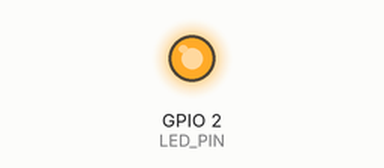
Simulated run of this sketch. Board: ESP32. Parts: output pins drawn as LEDs (lit = HIGH). USB keyboard and mouse output is not drawn; what the sketch prints to the serial monitor is not drawn.

Above: at 0.1 s.
Timing chart, 0 to 1.6 s (numbered marks = the images above):
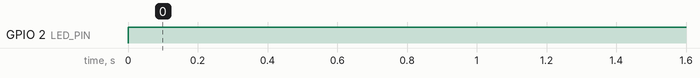

The sketch:

pajaritoesp32.ino
```cpp
/**
 * PajaritoESP32, Este schech genera un raton bluethoot que se mueve cada 5m para generar presencia.
 * Realizado en un ESP32 WROOM32D
 * OJO Usar con las ESP32 boards (espressif) 2.0.17   no funciona con las versiones 3.X.X
 */
#include <BleMouse.h>
#include <Arduino.h>

BleMouse bleMouse;

#define LED_PIN 02 ///En el wroom32 es el led

void setup() {
  pinMode(LED_PIN, OUTPUT);
  Serial.begin(115200);
  Serial.println("Iniciando raton Bluetooht");
  bleMouse.begin();
}

void blink() {
  digitalWrite(LED_PIN, !digitalRead(LED_PIN));
  delay(1000);
  digitalWrite(LED_PIN, !digitalRead(LED_PIN));

}


void loop() {
  if(bleMouse.isConnected()) {

    unsigned long startTime;

    digitalWrite(LED_PIN, HIGH);
    Serial.println("Move mouse pointer up");
    startTime = millis();
    while(millis()<startTime+2000) {
      bleMouse.move(0,-1);
      delay(100);
    }
    delay(500);

    Serial.println("Move mouse pointer down");
    startTime = millis();
    while(millis()<startTime+2000) {
      bleMouse.move(0,1);
      delay(100);
    }
    delay(500);

    Serial.println("Move mouse pointer left");
    startTime = millis();
    while(millis()<startTime+2000) {
      bleMouse.move(-1,0);
      delay(100);
    }
    delay(500);

    Serial.println("Move mouse pointer right");
    startTime = millis();
    while(millis()<startTime+2000) {
      bleMouse.move(1,0);
      delay(100);
    }
    delay(500);

  } else {
      digitalWrite(LED_PIN, LOW);
      Serial.println("¡¡SIN CONEXION!!");
      blink();
  }

  Serial.println("Esperamos 5min (300seg)...");
  delay(300000);
}
```

Measured:
- by itself, GPIO 2 (LED_PIN): LOW → HIGH at 0.00 s
